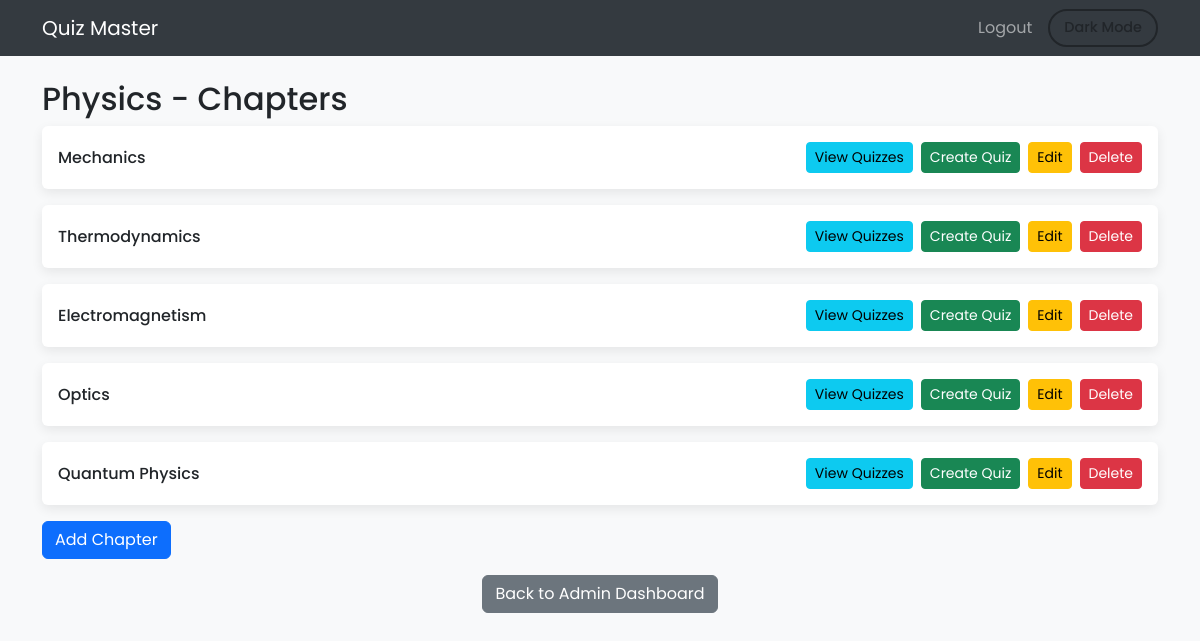
/chapters/2, run on the app's committed database.
### app.py (models this page shows)
class Subject(db.Model):
    id = db.Column(db.Integer, primary_key=True)
    name = db.Column(db.String(100), nullable=False)
    description = db.Column(db.Text, nullable=True)

class Chapter(db.Model):
    id = db.Column(db.Integer, primary_key=True)
    subject_id = db.Column(db.Integer, db.ForeignKey('subject.id'), nullable=False)
    name = db.Column(db.String(100), nullable=False)
    description = db.Column(db.Text, nullable=True)

### app.py (the view)
@app.route('/chapters/<int:subject_id>')
def chapters(subject_id):
    subject = Subject.query.get(subject_id)
    if subject:
        chapters = Chapter.query.filter_by(subject_id=subject_id).all()
        return render_template('chapters.html', subject=subject, chapters=chapters)
    return redirect(url_for('admin_dashboard'))

### templates/chapters.html (shortened to what this page needs)
<!DOCTYPE html>
<html lang="en" class="light-theme">
<head>
  <link href="https://cdn.jsdelivr.net/npm/bootstrap@5.3.0/dist/css/bootstrap.min.css" rel="stylesheet" />
</head>
<body>
  <nav class="navbar navbar-expand-lg navbar-dark">
    <div class="container">
      <a class="navbar-brand" href="/">Quiz Master</a>
      <div class="collapse navbar-collapse">
        <ul class="navbar-nav ms-auto align-items-center">
          <li class="nav-item"><a class="nav-link" href="/logout">Logout</a></li>
          <li class="nav-item ms-2">
            <button id="theme-toggle" class="btn btn-theme-toggle">Dark Mode</button>
          </li>
        </ul>
      </div>
    </div>
  </nav>
  <div class="container mt-4">
    <h2>{{ subject.name }} - Chapters</h2>
    <div class="row row-cols-1 g-3">
        {% for chapter in chapters %}
        <div class="col">
          <div class="d-flex justify-content-between align-items-center p-3 rounded chapter-card">
            <div class="fw-medium">{{ chapter.name }}</div>
            <div class="d-flex flex-wrap gap-2">
              <a href="/chapter_quizzes/{{ chapter.id }}" class="btn btn-info btn-sm">View Quizzes</a>
              <a href="/create_quiz/{{ chapter.id }}" class="btn btn-success btn-sm">Create Quiz</a>
              <a href="/edit_chapter/{{ chapter.id }}" class="btn btn-warning btn-sm">Edit</a>
              <form action="/delete_chapter/{{ chapter.id }}" method="POST" class="d-inline">
                <button type="submit" class="btn btn-danger btn-sm">Delete</button>
              </form>
            </div>
          </div>
        </div>
        {% endfor %}
      </div>
    <a href="/add_chapter/{{ subject.id }}" class="btn btn-primary my-3">Add Chapter</a>
    <div class="text-center">
      <a href="/admin_dashboard" class="btn btn-secondary">Back to Admin Dashboard</a>
    </div>
  </div>
</body>
</html>

### templates/chapters.html (style rules this page uses)
:root { --bg-color: #f8f9fa; --text-color: #212529; --card-bg: #ffffff; --navbar-bg: #343a40; --input-bg: rgba(255, 255, 255, 0.6); --input-text: #262b30; --box-shadow: 0 4px 12px rgba(0, 0, 0, 0.08); }
.chapter-card { background-color: var(--card-bg); color: var(--text-color); box-shadow: var(--box-shadow); transition: background-color 0.4s ease, color 0.4s ease, box-shadow 0.3s ease; }
body { background-color: var(--bg-color); color: var(--text-color); transition: background-color 0.4s ease, color 0.4s ease; font-family: 'Poppins', sans-serif; }
.navbar { background-color: var(--navbar-bg) !important; }
h2 { color: var(--text-color); }
.btn-theme-toggle { display: flex; align-items: center; gap: 0.4rem; border: 2px solid var(--text-color); color: var(--text-color); background-color: transparent; border-radius: 999px; padding: 6px 14px; font-size: 0.9rem; font-weight: 500; transition: background-color 0.3s ease, color 0.3s ease, border-color 0.3s ease; }

### data on the page
Subject: name "Physics"
Chapter: name "Mechanics"
Chapter: name "Thermodynamics"
Chapter: name "Electromagnetism"
Chapter: name "Optics"
Chapter: name "Quantum Physics"
